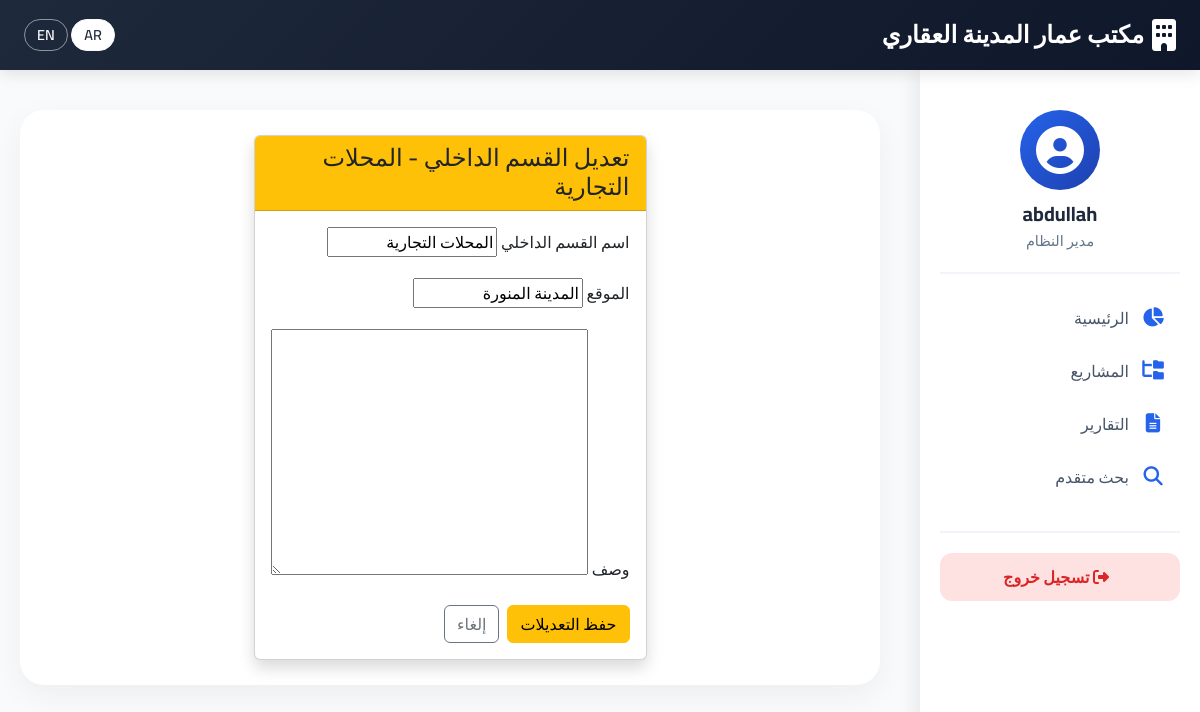
Page /edit/sub-category/2/ (signed in) on the earlier database version.
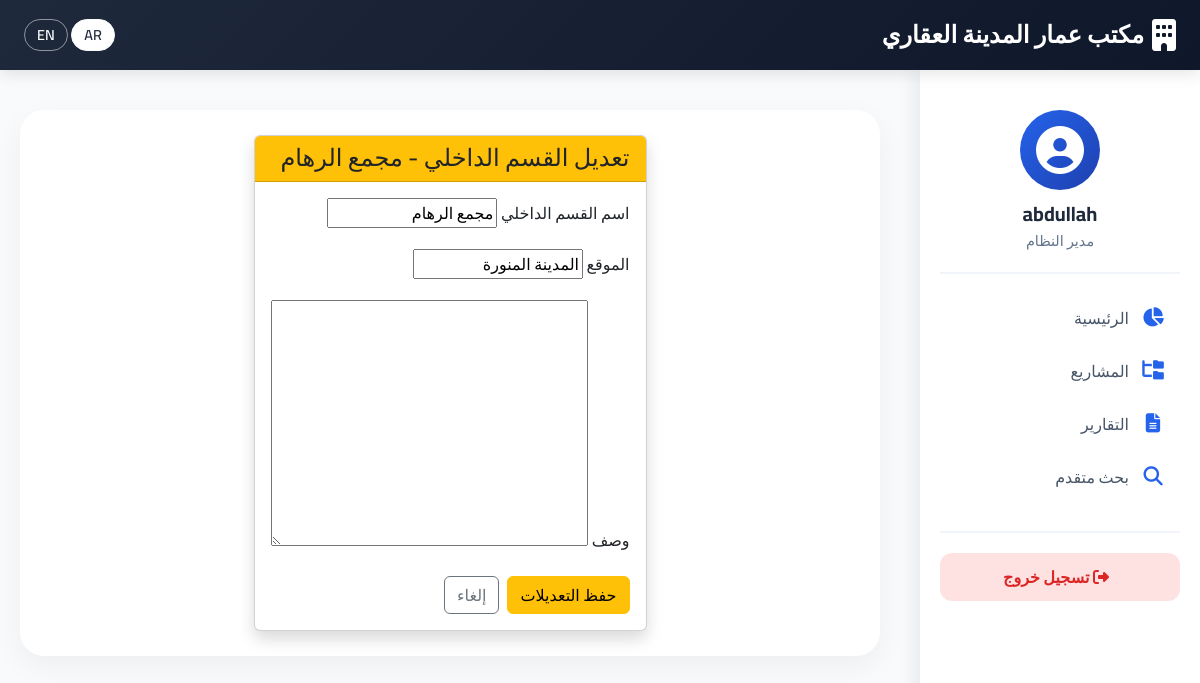
Same page on the later database version.
### rentals/models.py (models this page shows, shortened)
class SubCategory(models.Model):
    main_category = models.ForeignKey(MainCategory, on_delete=models.CASCADE, related_name='subcategories', verbose_name="الفئة الرئيسية")
    name = models.CharField(max_length=200, verbose_name="اسم القسم الداخلي")
    location = models.CharField(max_length=300, verbose_name="الموقع", blank=True)
    description = models.TextField(blank=True, verbose_name="وصف")
    is_active = models.BooleanField(default=True, verbose_name="نشط؟")
    created_at = models.DateTimeField(auto_now_add=True)
    class Meta:
        verbose_name = "قسم داخلي"
        verbose_name_plural = "الأقسام الداخلية"
        ordering = ['main_category', 'name']

### rentals/views.py (the view)
# urls.py: path('edit/sub-category/<int:pk>/', views.edit_sub_category, name='edit_sub_category'),
@login_required
@permission_required('rentals.change_subcategory', raise_exception=True)
def edit_sub_category(request, pk):
    sub = get_object_or_404(SubCategory, pk=pk)
    if request.method == 'POST':
        form = SubCategoryForm(request.POST, instance=sub)
        if form.is_valid():
            form.save()
            messages.success(request, _('تم تعديل القسم الداخلي بنجاح.'))
            return redirect('subcategory_detail', pk=sub.id)
    else:
        form = SubCategoryForm(instance=sub)
    return render(request, 'rentals/edit_sub_category.html', {'form': form, 'subcategory': sub})

### rentals/forms.py
class SubCategoryForm(forms.ModelForm):
    class Meta:
        model = SubCategory
        fields = ['name', 'location', 'description']
        labels = {
            'name': _('اسم القسم الداخلي'),
            'location': _('الموقع'),
            'description': _('وصف'),
        }

### rentals/templates/rentals/edit_sub_category.html (shortened to what this page needs)
{% extends 'rentals/base.html' %}
{% load i18n %}
{% block content %}
<div class="row justify-content-center">
    <div class="col-md-8 col-lg-6">
        <div class="card shadow">
            <div class="card-header bg-warning text-dark">
                <h4 class="mb-0">{% trans "تعديل القسم الداخلي" %} - {{ subcategory.name }}</h4>
            </div>
            <div class="card-body">
                <form method="post">
                    {% for field in form %}
                        <div class="mb-3">
                            <label for="{{ field.id_for_label }}" class="form-label">{{ field.label }}</label>
                            {{ field }}
                        </div>
                    {% endfor %}
                    <div class="d-flex gap-2">
                        <button type="submit" class="btn btn-warning">{% trans "حفظ التعديلات" %}</button>
                        <a href="{% url 'subcategory_detail' subcategory.id %}" class="btn btn-outline-secondary">{% trans "إلغاء" %}</a>
                    </div>
                </form>
            </div>
        </div>
    </div>
</div>
{% endblock %}

Differences in the rows shown:
changed SubCategory "المدينة المنورة": name "المحلات التجارية" → "مجمع الرهام"
